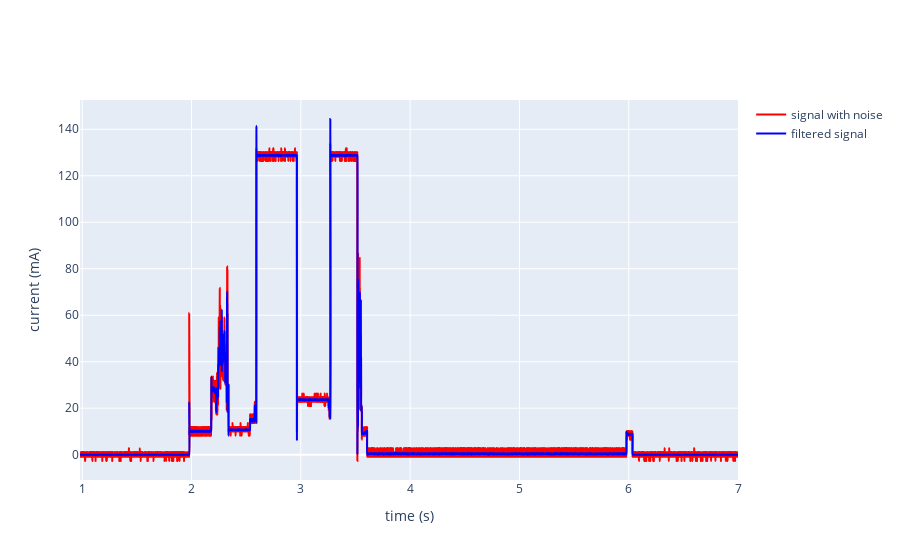

The code cell stored with this chart in its notebook:
### Markdown cell above
Compare the filtered and raw current data, this time using a plotly Graphical Object using its Scatter() method. 

See https://plotly.com/python/graph-objects/ and 
https://plotly.com/python-api-reference/generated/plotly.graph_objects.Scatter.html

### Code cell
# for this, I used the starting time value (x0) and the delta (dx)

dx = 0.000005 # Sample duration in seconds

fig = go.Figure()

fig.add_trace(go.Scatter(
    x0=data[0, 0],
    dx=dx * 100,  # Scale dx by 100 since we sample 'filtered_volts'
    y=mA[::100],  # print every 100 values
    line=dict(shape='spline',color='red'),
    name='signal with noise',
))

fig.add_trace(go.Scatter(
    x0=data[0, 0],
    dx=dx * 100,
    y=filtered_mA[::100],
    line=dict(shape='spline',color='blue'),
    name='filtered signal',
))

fig.update_xaxes(title_text="time (s)")
fig.update_yaxes(title_text="current (mA)")

fig.show(title="Leaf node raw and filtered current use during the operating phase")

### Figure 1 — Plotly figure (JSON) as saved in the notebook; plotly's stock layout.template omitted (floating-point values rounded to 4 significant figures; data arrays with more than 128 entries replaced by an {"elided": "..."} marker saying what was removed)
{"data": [{"dx": 0.0005, "line": {"color": "red", "shape": "spline"}, "name": "signal with noise", "type": "scatter", "x0": 0.98, "y": {"elided": "12040 float values"}}, {"dx": 0.0005, "line": {"color": "blue", "shape": "spline"}, "name": "filtered signal", "type": "scatter", "x0": 0.98, "y": {"elided": "12040 float values"}}], "layout": {"xaxis": {"title": {"text": "time (s)"}}, "yaxis": {"title": {"text": "current (mA)"}}}}
